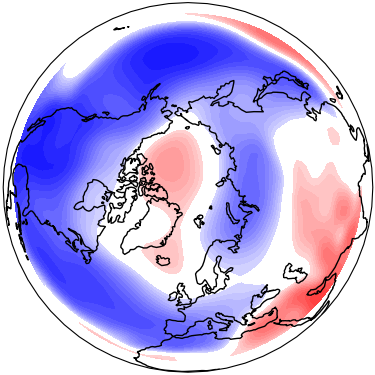
#> input picture EOFs/Plots/TestN/Normal-NAMZ850[5, 6].png, 375 x 375 px, found by its file name; its folder holds 4 pictures in this run
$ jupyter execute --allow-errors EOFs-Xeofs.ipynb
#> lines starting #> are read from the running program, lines starting #| are printed output that depends on the picture; pictures that were not available may be replaced by others from this repository, and a replacement may not be noted
[cell 1]
import numpy as np
import pandas as pd

import xarray as xr
import xeofs as xe

import cartopy.crs as ccrs
import matplotlib.pyplot as plt

import os  # Para recorrer directorios

from PIL import Image # Para recortar las gráficas y eliminar el exceso de fondo blanco

Creo un nuevo mapa de color para que los datos cercanos a 0 sean completamente blancos

[cell 2]
import matplotlib as mpl
from matplotlib.colors import LinearSegmentedColormap, ListedColormap

bwr = mpl.colormaps['bwr'].resampled(40)
newcolors = bwr(np.linspace(0, 1, 40))
white = np.array([256/256, 256/256, 256/256, 1])
newcolors[17:23, :] = white
newcmp = ListedColormap(newcolors)

[cell 3]
newcmp

# Slice the data depending of the months

[cell 4]
def Slice_netcdf(file, months): # hemisph(0=north, 1=south)

    ds = xr.open_dataset(file)


    hgt = ds['hgt'].values
    time = ds['time'].values
    lon = ds['lon'].values
    lat = ds['lat'].values
    level = ds['level'].values

    years = int(len(time)/12)

    hgt = hgt.reshape((years, 12, 1, 29, 144))

    time = time.reshape((years,12))

    hgt_season = hgt[:, months, :, :, :]  # (años, meses, level, lat, lon)
    time = time[:, months]

    hgt_season = hgt_season.reshape((years * len(months), 29, 144))

    time = time.reshape(years  * len(months))

    HGT = xr.DataArray(
        data=hgt_season,
        dims=["time", "lat", "lon"],
        coords=dict(
            time=time,
            lon=lon,
            lat=lat))

    return HGT

# Calculate the EOF with xeofs

El código para calcular la eof lo obtuve de un ejemplo de la página web de la librería xeofs: https://ajdawson.github.io/eofs/examples/nao_xarray.html https://xeofs.readthedocs.io/en/latest/content/user_guide/auto_examples/1single/plot_weighted-eof.html

Sin embargo en este ejemplo no se calcula la eof como correlación entre los datos y las componentes principales, para lograr eso me apoyé de la herramienta ``ChatGPT``

[cell 5]
# [13 lines left out: function Calc_eof, not called in this run]

# Slice data for Alta-Baja

[cell 6]
# [24 lines left out: function Slice_flux, not called in this run]

# Plot EOF

El código para graficar la eof lo obtuve de un ejemplo de la página web de la librería eofs: https://ajdawson.github.io/eofs/examples/nao_xarray.html

[cell 7]
# [37 lines left out: function Graph_eof, not called in this run]

# Main

# Slice the Flux

#> (a cell that did not finish here is left out)

# Test

[cell 9]
file = "NAMZ850.nc"
month = [7]
flip = False
bias = "Normal"


#> (the rest of this cell did not finish here and is left out)

## Meses de interés por hemisferio

[cell 10]
folder = "Plots"

[cell 11]
p_months_north = {"ene-mar":[0,1,2], "jun-ago":[5,6,7]}
p_months_south = {"nov":[10], "jun-ago":[5,6,7], "feb-mar":[1,2]}

### Normal

[cell 12]
directory = os.scandir("./AMZ")

#> (the rest of this cell did not finish here and is left out)

### Alta

[cell 13]
directory = os.scandir("./AMZ")

#> (the rest of this cell did not finish here and is left out)

### Baja

[cell 14]
directory = os.scandir("./AMZ")

#> (the rest of this cell did not finish here and is left out)

## Recortar imagenes para que sea automático y no tener que recortarlas en Canva

[cell 15]
directory = os.scandir("Plots/NAMZ500")

for amz in directory:
    # Open the image
    img = Image.open(f"Plots/NAMZ500/{amz.name}")
#> img is the input picture: PIL image 375x375 RGBA; mean R, G, B, A 187, 177.7, 230.3, 255

    # Define the cropping box as a 4-tuple: (left, upper, right, lower)
    # These coordinates represent the top-left (left, upper) and bottom-right (right, lower)
    # corners of the desired crop region.

    box = (140, 55, 515, 430)

    # Crop the image
    cropped_img = img.crop(box)
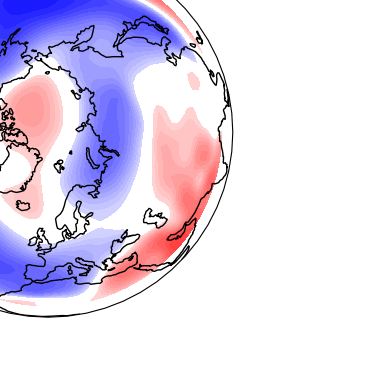
#> cropped_img: PIL image 375x375 RGBA; mean R, G, B, A 105.6, 97.1, 117.9, 136.4; transparent parts drawn white

    # Save the cropped image
    cropped_img.save(f"Plots/NAMZ500/{amz.name}")

directory = os.scandir("Plots/NAMZ850")

for amz in directory:
    img = Image.open(f"Plots/NAMZ850/{amz.name}")

    box = (140, 55, 515, 430)
    cropped_img = img.crop(box)

    cropped_img.save(f"Plots/NAMZ850/{amz.name}")

directory = os.scandir("Plots/SAMZ500")

for amz in directory:
    img = Image.open(f"Plots/SAMZ500/{amz.name}")

    box = (140, 55, 515, 430)
    cropped_img = img.crop(box)

    cropped_img.save(f"Plots/SAMZ500/{amz.name}")

directory = os.scandir("Plots/SAMZ850")

for amz in directory:
    img = Image.open(f"Plots/SAMZ850/{amz.name}")

    box = (140, 55, 515, 430)
    cropped_img = img.crop(box)

    cropped_img.save(f"Plots/SAMZ850/{amz.name}")

# Graficas Mes a Mes

[cell 16]
folder = "Plots/Per_Month"

[cell 17]
p_months_north = {"ene":[0], "feb":[1], "mar":[2], "abr":[3], "may":[4], "jun":[5], "jul":[6], "ago":[7], "sep":[8], "oct":[9], "nov":[10], "dic":[11]}
p_months_south = {"ene":[0], "feb":[1], "mar":[2], "abr":[3], "may":[4], "jun":[5], "jul":[6], "ago":[7], "sep":[8], "oct":[9], "nov":[10], "dic":[11]}

### Normal

[cell 18]
directory = os.scandir("./AMZ")

#> (the rest of this cell did not finish here and is left out)

### Alta

[cell 19]
directory = os.scandir("./AMZ")

#> (the rest of this cell did not finish here and is left out)

### Baja

[cell 20]
directory = os.scandir("./AMZ")

#> (the rest of this cell did not finish here and is left out)

## Recortar imagenes para que sea automático y no tener que recortarlas en Canva

[cell 21]
directory = os.scandir("Plots/Per_Month/NAMZ500")

for amz in directory:
    # Open the image
    img = Image.open(f"Plots/Per_Month/NAMZ500/{amz.name}")

    # Define the cropping box as a 4-tuple: (left, upper, right, lower)
    # These coordinates represent the top-left (left, upper) and bottom-right (right, lower)
    # corners of the desired crop region.

    box = (140, 55, 515, 430)

    # Crop the image
    cropped_img = img.crop(box)

    # Save the cropped image
    cropped_img.save(f"Plots/Per_Month/NAMZ500/{amz.name}")

directory = os.scandir("Plots/Per_Month/NAMZ850")

for amz in directory:
    img = Image.open(f"Plots/Per_Month/NAMZ850/{amz.name}")

    box = (140, 55, 515, 430)
    cropped_img = img.crop(box)

    cropped_img.save(f"Plots/Per_Month/NAMZ850/{amz.name}")

directory = os.scandir("Plots/Per_Month/SAMZ500")

for amz in directory:
    img = Image.open(f"Plots/Per_Month/SAMZ500/{amz.name}")

    box = (140, 55, 515, 430)
    cropped_img = img.crop(box)

    cropped_img.save(f"Plots/Per_Month/SAMZ500/{amz.name}")

directory = os.scandir("Plots/Per_Month/SAMZ850")

for amz in directory:
    img = Image.open(f"Plots/Per_Month/SAMZ850/{amz.name}")

    box = (140, 55, 515, 430)
    cropped_img = img.crop(box)

    cropped_img.save(f"Plots/Per_Month/SAMZ850/{amz.name}")

# Create Colorbar

[cell 22]
fig, ax = plt.subplots(figsize=(13, 0.9), layout='constrained')

bounds = np.linspace(-1,1, 39)
norm = mpl.colors.BoundaryNorm(bounds, newcmp.N, extend='both')

cbar = fig.colorbar(mpl.cm.ScalarMappable(norm, cmap=newcmp),
             cax=ax, orientation='horizontal')
cbar.set_ticks([-1, -0.5, 0, 0.5, 1])
cbar.ax.tick_params(labelsize=38)
plt.savefig(f"Plots/colorbar_Sur.png")
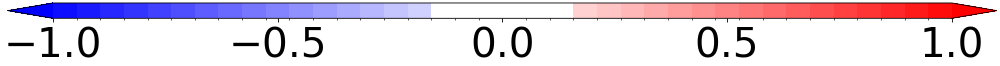
#> figure drawn by matplotlib, 1 panel
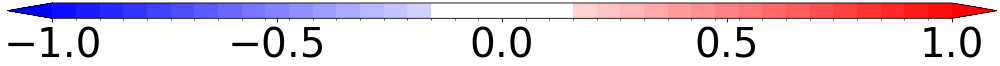
#> figure drawn by matplotlib, 1 panel

$ run again, on EOFs/Plots/TestN/Normal-NAMZ850[7].png
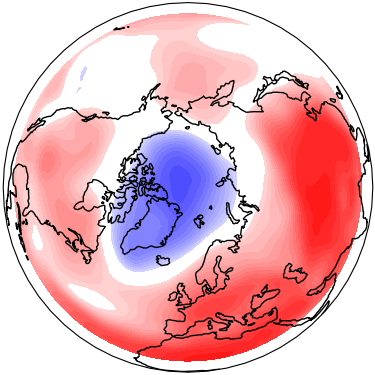
#> input picture EOFs/Plots/TestN/Normal-NAMZ850[7].png, 375 x 375 px, found by its file name
#> img is the input picture: PIL image 375x375 RGBA; mean R, G, B, A 230.4, 182.8, 192, 255
#> `cropped_img = img.crop(box)`:
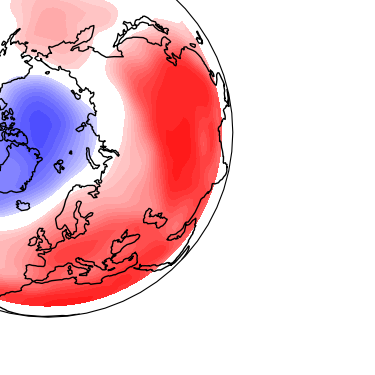
#> cropped_img: PIL image 375x375 RGBA; mean R, G, B, A 118.5, 82.3, 90.2, 136.4; transparent parts drawn white
